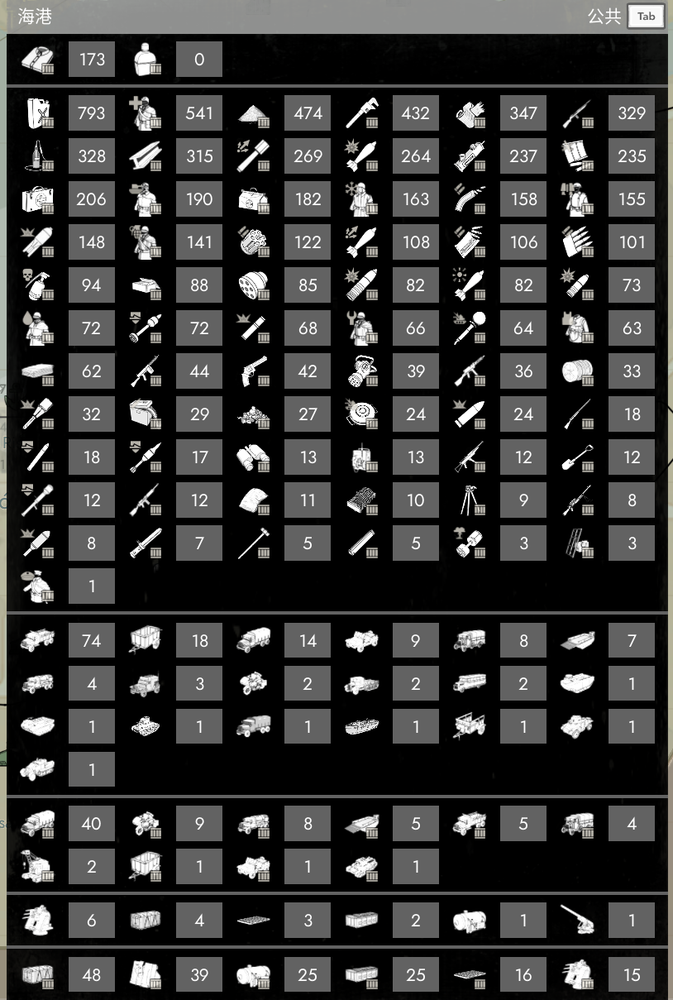
//> input picture ConsoleApplication1/Resources/Compare/2.bmp, 673 x 1000 px, shrunk from 814 x 1209 before the run; the run also reads 1 picture not shown here
$ ./ConsoleApplication1   (built with g++ and OpenCV 4)
//> lines starting //> are read from the running program, lines starting //| are printed output that depends on the picture; after the words box and inside, x2 and y2 are one past the last pixel; in counts of white or black regions, pixels touching at a corner belong together
#include <iostream>
#include <cstdio>
#include <Opencv2/opencv.hpp>
#include <string.h>
#include <Number.h>
#include <Guns.h>
using namespace cv;
using namespace std;

void test_matchTemplate()
{
    Mat src, templ, dst, Test,Test1;
    // TM_SQDIFF是平方差匹配、TM_SQDIFF_NORMED是标准平方差匹配。
    // 利用平方差来进行匹配，最好匹配为0。匹配越差，匹配值越大。
    int Method = cv::TemplateMatchModes::TM_SQDIFF_NORMED;
    int Max_track = 5;
    int x = 8;
    src = imread("Resources/Compare/2.bmp"); // 待检测图片
//> src is the input picture: 1000 rows x 673 cols, CV_8UC3; mean B, G, R 52.6, 53.2, 53.2
    templ = imread("Resources/Default/6/19.bmp"); // 模板图片
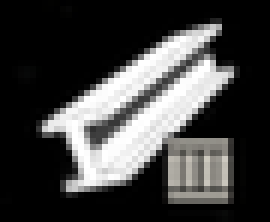
//> input picture ConsoleApplication1/Resources/Default/6/19.bmp, 45 x 37 px, shrunk from 55 x 45 before the run (shown 6 times larger)
//> templ is the input picture: 37 rows x 45 cols, CV_8UC3; mean B, G, R 63.9, 64.4, 64.6
    Test = imread("Resources/Numbers/315.bmp");

    // 初始化结果图
    int width = src.cols - templ.cols + 1;
//> width = 629
    int height = src.rows - templ.rows + 1;
//> height = 964
    Mat result(width, height, CV_32FC1);

    // 匹配
    matchTemplate(src, templ, result, Method, Mat());
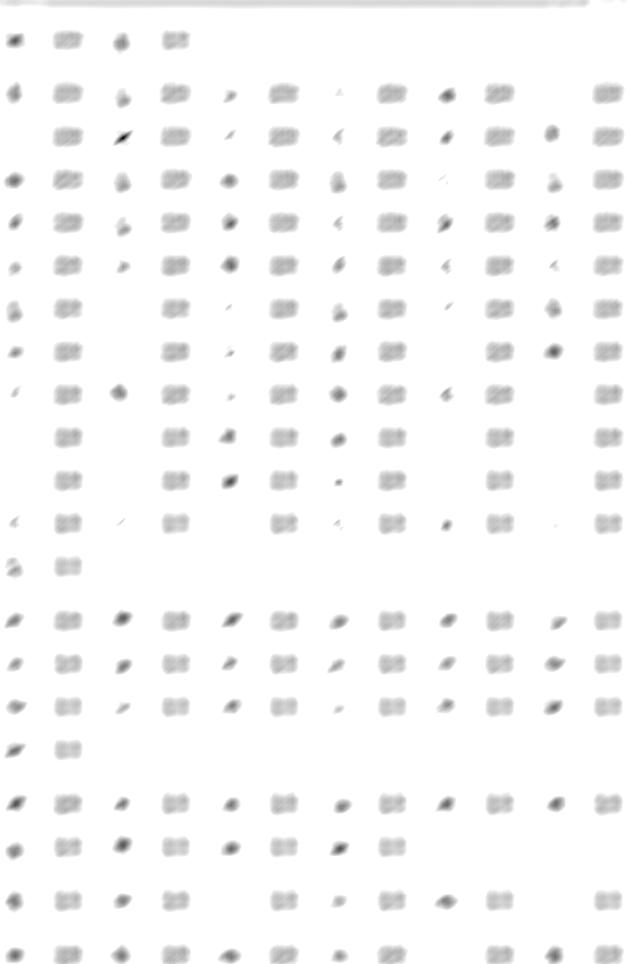
//> result: 964 rows x 629 cols, CV_32FC1; min 0.0249, max 1, mean 0.973
    //normalize(result, result, 1, 0, NORM_MINMAX, -1, Mat());
    Point minLoc, maxLoc;
    double min, max;
    Point temLoc;
    minMaxLoc(result, &min, &max, &minLoc, &maxLoc, Mat());
//> min = 0.0249; max = 1; minLoc = Point(123, 137); maxLoc = Point(591, 0)
    // 根据匹配结果确定最佳的位置，不同的方法对应的最佳位置不同，例如 TM_SQDIFF 像素值最小（黑色）的地方对应最佳的位置
    if (Method == cv::TemplateMatchModes::TM_SQDIFF || Method == cv::TemplateMatchModes::TM_SQDIFF_NORMED) {
        temLoc = minLoc;
//> temLoc = Point(123, 137)
        cout << "可信度 = " << min <<"(越接近0越好)\n";
//| 可信度 = 0.0249481(越接近0越好)
        if (Method == cv::TemplateMatchModes::TM_SQDIFF_NORMED && min > 0.1) {
            cout << "识别错误 \n" ;
        }
    }
    else {
        temLoc = maxLoc;
        if (Method == cv::TemplateMatchModes::TM_CCORR) {
            cout << "可信度 = " << max << "(完全匹配会得到很大值，不匹配会得到一个很小值或0)\n";
        }
        if (Method == cv::TemplateMatchModes::TM_CCORR_NORMED) {
            cout << "可信度 = " << max << "(完全匹配会得到1， 完全不匹配会得到0)\n";
        }
        if (Method == cv::TemplateMatchModes::TM_CCOEFF) {
            cout << "可信度 = " << max << "(完全匹配会得到一个很大值，完全不匹配会得到0，完全负相关会得到很大的负数)\n";
        }
        if (Method == cv::TemplateMatchModes::TM_CCOEFF_NORMED) {
            cout << "可信度 = " << max << "(完全匹配会得到1，完全负相关匹配会得到-1，完全不匹配会得到0)\n";
        }
    }

    // 绘制矩形
    src.copyTo(dst);
    rectangle(dst, cv::Rect(temLoc.x, temLoc.y, templ.cols, templ.rows), cv::Scalar(0, 0, 255), 2, 8);
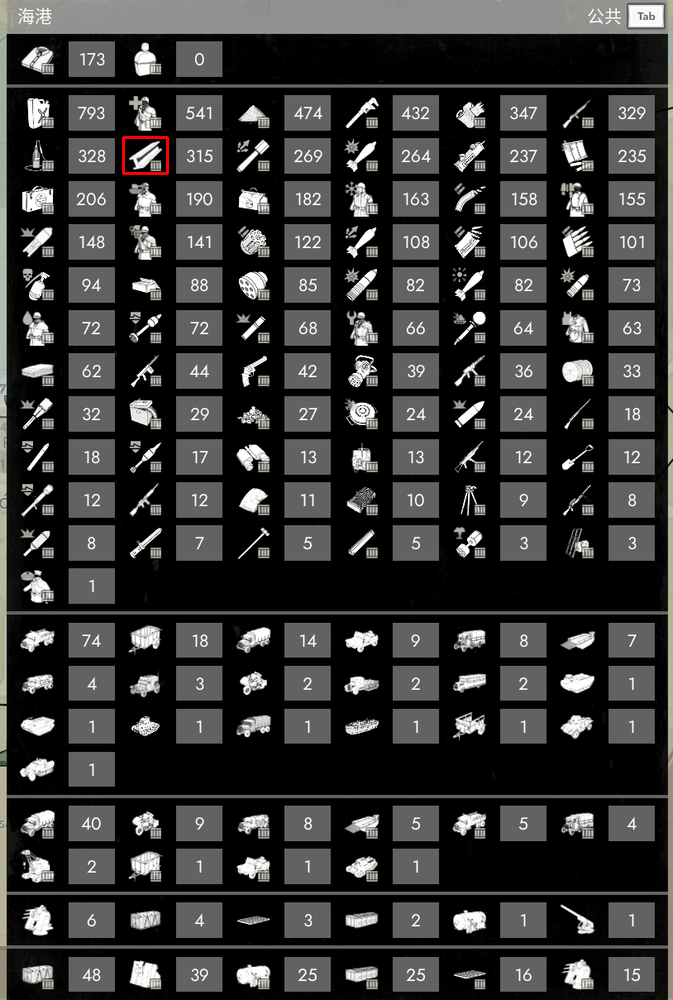
//> dst: 1000 rows x 673 cols, CV_8UC3; 0.07% of pixels changed, all inside (x1, y1, x2, y2) = (122, 136, 169, 175)
    //rectangle(result, cv::Rect(temLoc.x, temLoc.y, templ.cols, templ.rows), cv::Scalar(0, 0, 255), 2, 8);
    //imshow("output", result);
    cout << "x = " << temLoc.x << " y = " << temLoc.y << endl;
//| x = 123 y = 137

    imshow("Test", Test);
    imshow("src", src);
    imshow("templ", templ);
    imshow("match", dst);

    Mat Rio;
    Rect rect(temLoc.x+60, temLoc.y,65,46);
//> rect = Rect(183, 137, 65, 46)
    Rio = src(rect);
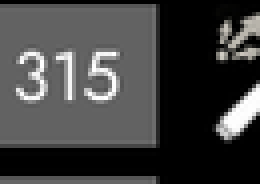
//> Rio: 46 rows x 65 cols, CV_8UC3 (shown 4 times larger); mean B, G, R 63.4, 63.6, 63.7
    Mat result1(width, height, CV_32FC1);
    int width1 = Rio.cols - Test.cols + 1;
//> width1 = 38
    int height1 = Rio.rows - Test.rows + 1;
//> height1 = 31
    matchTemplate(src, templ, result1, Method, Mat());
    Point minLoc1, maxLoc1;
    double min1, max1;
    Point temLoc1;
    minMaxLoc(result1, &min1, &max1, &minLoc1, &maxLoc1, Mat());
//> min1 = 0.0249; max1 = 1; minLoc1 = Point(123, 137); maxLoc1 = Point(591, 0)
    if (Method == cv::TemplateMatchModes::TM_SQDIFF || Method == cv::TemplateMatchModes::TM_SQDIFF_NORMED) {
        temLoc1 = minLoc1;
//> temLoc1 = Point(123, 137)
        cout << "可信度 = " << min1 << "(越接近0越好)\n";
//| 可信度 = 0.0249481(越接近0越好)
        /*/if (Method == cv::TemplateMatchModes::TM_SQDIFF_NORMED && min1 > 0.1) {
            cout << "识别错误 \n";
        }*/
    }
    // 绘制矩形
    Rio.copyTo(Test1);
    rectangle(Test1, cv::Rect(temLoc1.x, temLoc1.y, Test.cols, Test.rows), cv::Scalar(0, 0, 255), 2, 8);


    imshow("RECT", Rio);


    imshow("match1", Test1);
   // printf("wtpal %d", Method);

}

int main()
{
    // 模板匹配
    test_matchTemplate();
    waitKey(0);
    //destroyAllWindows();
    //return 0;
}
